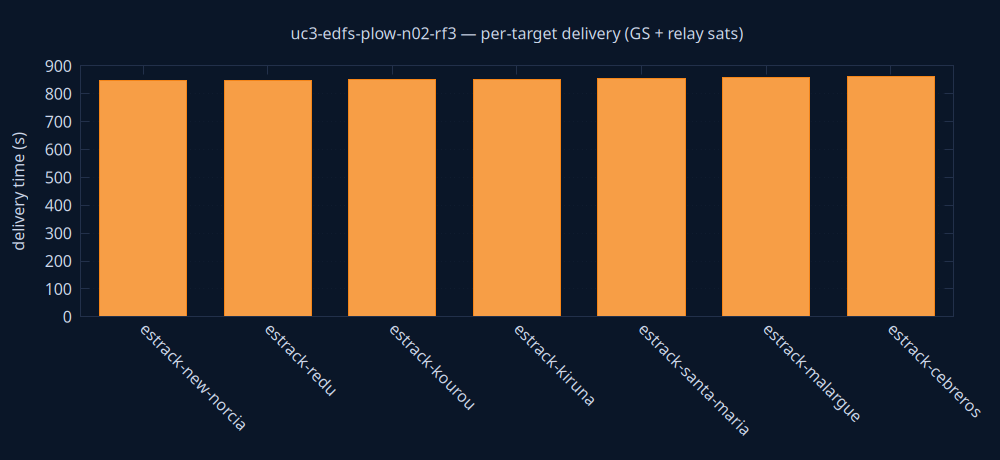

Reproduce this figure in gnuplot.
set terminal pngcairo size 1000,460 background rgb '#0a1628'
set output 'delivery.png'
set style fill solid 0.8
set boxwidth 0.7 relative
set border lc rgb '#22304a'
set grid ytics lc rgb '#22304a'
set yrange [0:*]
set ylabel 'delivery time (s)' textcolor rgb '#cdd7ea'
set xtics rotate by -45 textcolor rgb '#cdd7ea'
set ytics textcolor rgb '#cdd7ea'
set title 'uc3-edfs-plow-n02-rf3 — per-target delivery (GS + relay sats)' textcolor rgb '#cdd7ea'
plot 'delivery.dat' using 0:2:3:xtic(1) with boxes lc rgb variable notitle
